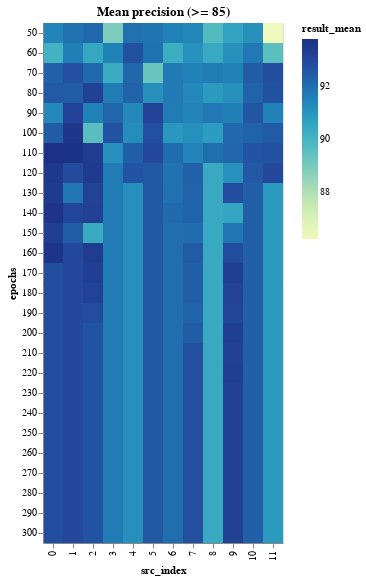

The cell this chart's notebook holds for it:
### Code cell
range_epoch_results_df = epochs_results_df[
    epochs_results_df.result_mean >= DETAILED_VIEW_TRESHOLD
]

binified_epochs_heatmap(
    f"Mean precision (>= {DETAILED_VIEW_TRESHOLD})", 
    range_epoch_results_df
)

### Figure 1 — Vega-Lite specification as saved in the notebook (floating-point values rounded to 4 significant figures; data arrays with more than 128 entries replaced by an {"elided": "..."} marker saying what was removed)
{"config": {"view": {"continuousWidth": 400, "continuousHeight": 300}}, "hconcat": [{"mark": "rect", "encoding": {"color": {"type": "quantitative", "field": "result_mean"}, "tooltip": [{"type": "quantitative", "field": "result_mean"}, {"type": "quantitative", "field": "result_std"}, {"type": "quantitative", "field": "neurons"}, {"type": "quantitative", "field": "layers"}, {"type": "quantitative", "field": "epochs"}, {"type": "quantitative", "field": "src_index"}], "x": {"type": "ordinal", "field": "src_index"}, "y": {"type": "ordinal", "field": "epochs"}}, "selection": {"selector008": {"type": "interval", "bind": "scales", "encodings": ["x", "y"]}}, "title": "Mean precision (>= 85)"}], "data": {"name": "data-84be4a0b0e68dc1d37aab75da89d44cc"}, "$schema": "https://vega.github.io/schema/vega-lite/v4.8.1.json", "datasets": {"data-84be4a0b0e68dc1d37aab75da89d44cc": {"elided": "312 records"}}}
